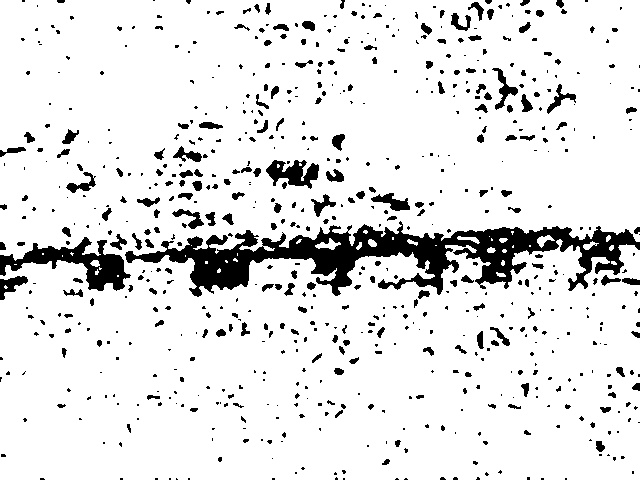
#> input picture clastered_image.jpg, 640 x 480 px
$ jupyter execute LineDetection.ipynb
#> lines starting #> are read from the running program, lines starting #| are printed output that depends on the picture; after the words box and inside, x2 and y2 are one past the last pixel; in counts of white or black regions, pixels touching at a corner belong together
[cell 1]
import cv2
print(cv2.__version__)
import numpy as np
import matplotlib.pyplot as plt

[cell 2]
img = cv2.imread('clastered_image.jpg')
#> img is the input picture: shape (480, 640, 3); min 0, max 255, mean 227.7

# Wyszukiwanie w oparciu o średnią

### Wiersze z średnią wartością rgb (im wyższa wartość tym więcej czarnego w wierszu)

[cell 3]
hist = [255 - np.mean(row) for row in img]
#> hist = 480 values, max 195.4 at index 255, min 0.0625 at index 453, mean 27.31
rows = np.arange(len(hist))
#> rows = 480 values from 0 to 479
max_row_ind = np.argmax(hist)
#> max_row_ind = 255
print(max_row_ind)
#| 255
plt.bar(rows, hist)
plt.show()
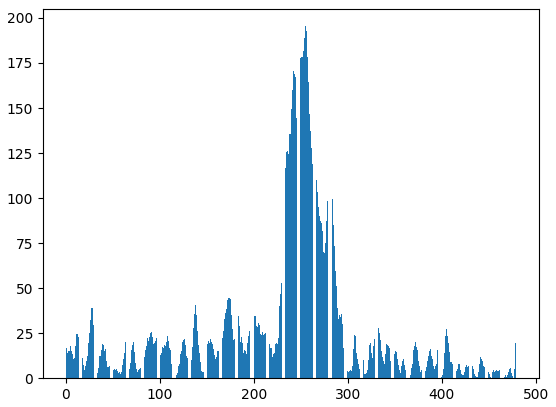
#> figure drawn by matplotlib, 1 panel; tallest bar 195.4 high, from x = 254.6 to 255.4

### Wybieramy wyłącznie wiersze z 80 percentyla (założenie że wiersze z paletą mają znacznie więcej czarnego niż te bez palety) i traktujemy je jako ważne (czarne) wiersze

[cell 4]
perc = np.percentile(hist, 80)
#> perc = 27.82

[cell 5]
hist_perc = [max(x - perc, 0) for x in hist]
#> hist_perc = 480 values, max 167.6 at index 255, min 0 at index 0, mean 12.36
rows = np.arange(len(hist_perc))
plt.bar(rows, hist_perc)
plt.show()
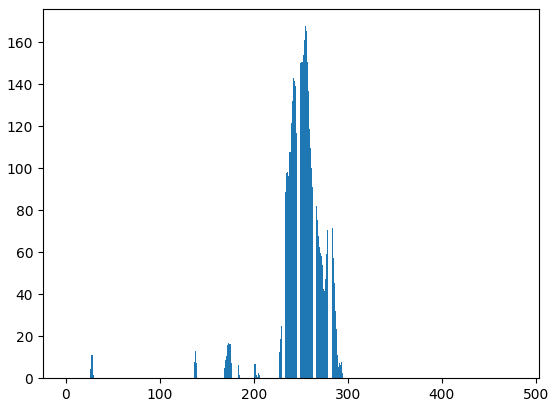
#> figure drawn by matplotlib, 1 panel; tallest bar 167.6 high, from x = 254.6 to 255.4

### Wybieramy tylko te wiersze które mają w swoim sądziedzwie liczbę czarnych wierszy powyżej pewnego progu
#### parametr frame - wielkość sądziedzwa
#### parametr threshold - próg liczby sąsiadów

[cell 6]
frame = 10
threshold = 5

def check_frame(row_id, image):
    return np.count_nonzero(image[row_id: row_id + frame]) > threshold

detection = [ row_id for row_id, value in enumerate(hist_perc) if check_frame(row_id, hist_perc) ]
#> detection = 81 values from 165 to 289

### Wykrywanie grup (granic) czarnych wierszy.
#### parametr border_size - okresla max odległość pomiędzy czarnymi wierszami aby zaklasyfikować ich do jednej grupy

[cell 7]
border_size = 10
def check_row(list_id, rows):
    if list_id == len(rows) -1 :
        return rows[list_id] - rows[list_id - 1] < border_size
    if list_id == 0:
        return rows[list_id + 1] - rows[list_id] < border_size
    return rows[list_id] - rows[list_id - 1] > border_size or rows[list_id + 1] - rows[list_id] > border_size

borders = [x for x_id, x in enumerate(detection) if check_row(x_id, detection)]
#> borders = [165, 171, 195, 201, 223, 289]

[cell 8]
for line_y in borders:
    cv2.line(img,(0,line_y), (640,line_y), (0,0,255),2)
    cv2.imwrite('lines_detected.jpg', img)
#> this loop made 6 passes
#> line_y on passes 1 to 6: 165, 171, 195, 201, 223, 289
#> pass 1, `cv2.imwrite('lines_detected.jpg', img)`:
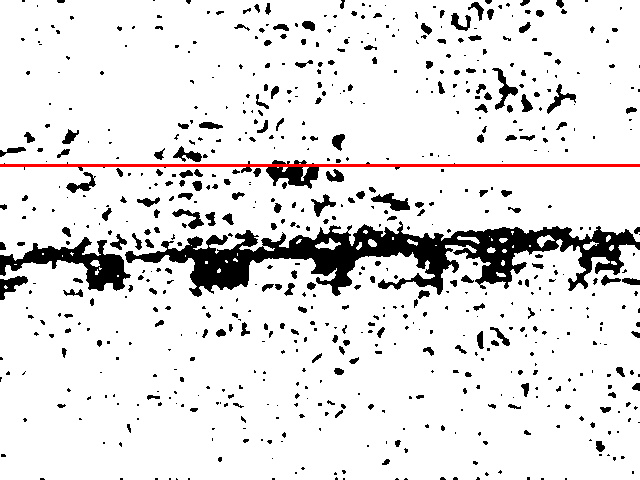
#> saved as lines_detected.jpg: shape (480, 640, 3); mean B, G, R 226.2, 226.2, 227.8
#> pass 2, `cv2.imwrite('lines_detected.jpg', img)`:
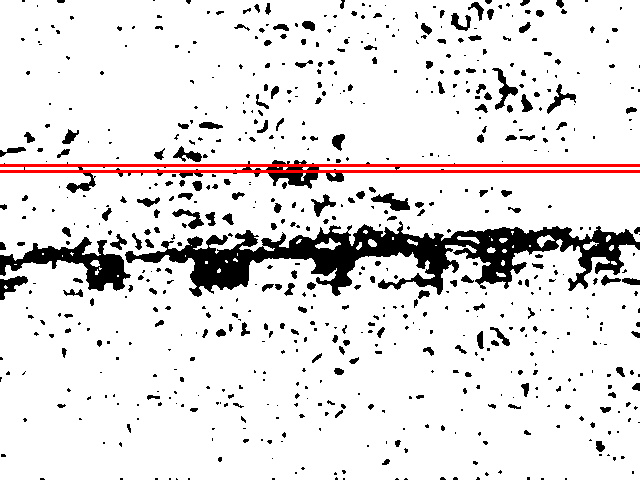
#> saved as lines_detected.jpg: shape (480, 640, 3); mean B, G, R 224.9, 224.9, 228.1
#> after the loop:
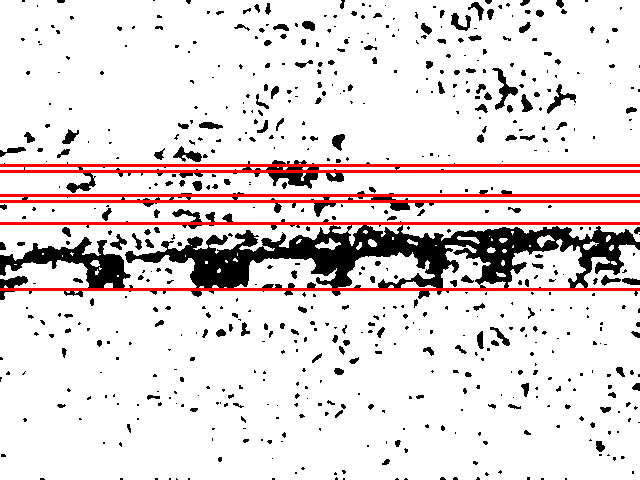
#> img: shape (480, 640, 3); 3.75% of pixels changed, all inside (x1, y1, x2, y2) = (0, 164, 640, 291)

# Czas operacji

[cell 9]
import time

img = cv2.imread('clastered_image.jpg')

# parameters
percentile = 80 # percentil, with rows we accept as pallets (with more black pixel than in other rows)
frame = 10 # we decice that row is important if it neighbours in frame are also in percentil
threshold = 5 # threshold of neihtbours in frame in detecting important rows
border_size = 10 # we detecting groups of important rows (mayby pallet),
                        #this parameter is maximal space between rows


start = time.time()

hist = [255 - np.mean(row) for row in img]
perc = np.percentile(hist, percentile)
hist_perc = [max(x - perc, 0) for x in hist]

def check_frame(row_id, image):
    return np.count_nonzero(image[row_id: row_id + frame]) > threshold

detection = [ row_id for row_id, value in enumerate(hist_perc) if check_frame(row_id, hist_perc) ]

def check_row(list_id, rows):
    if list_id == len(rows) -1 :
        return rows[list_id] - rows[list_id - 1] < border_size
    if list_id == 0:
        return rows[list_id + 1] - rows[list_id] < border_size
    return rows[list_id] - rows[list_id - 1] > border_size or rows[list_id + 1] - rows[list_id] > border_size

borders = [x for x_id, x in enumerate(detection) if check_row(x_id, detection)]

end = time.time()

print('Image line detection time: ', round(end - start,2), 's')

for line_y in borders:
    cv2.line(img,(0,line_y), (640,line_y), (0,0,255),2)
    cv2.imwrite('lines_detected.jpg', img)
